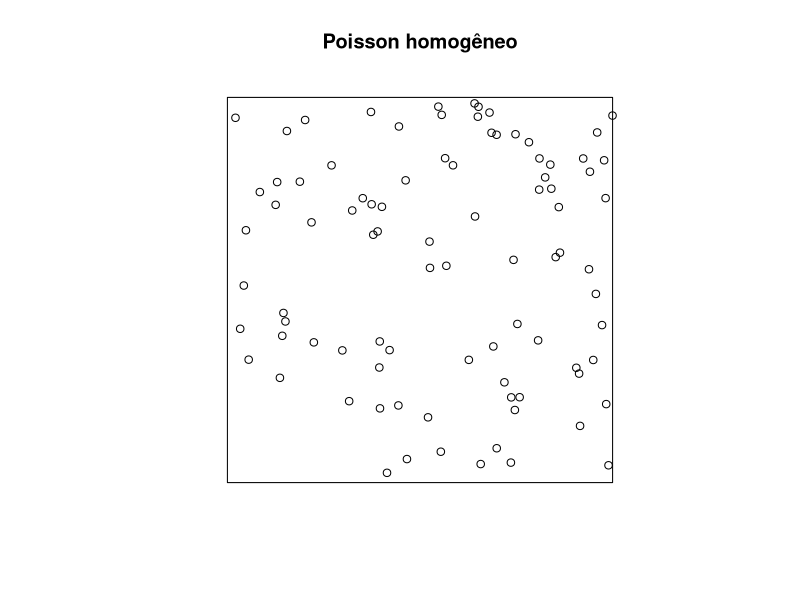
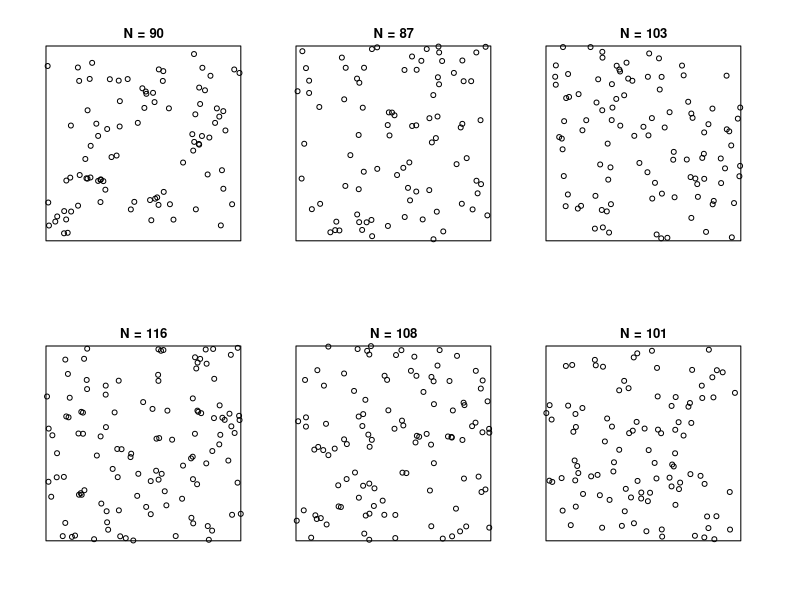
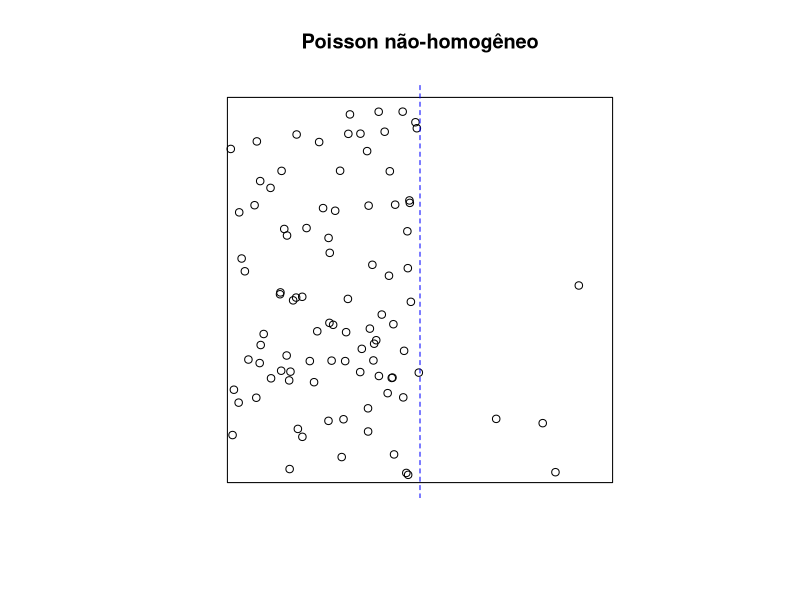
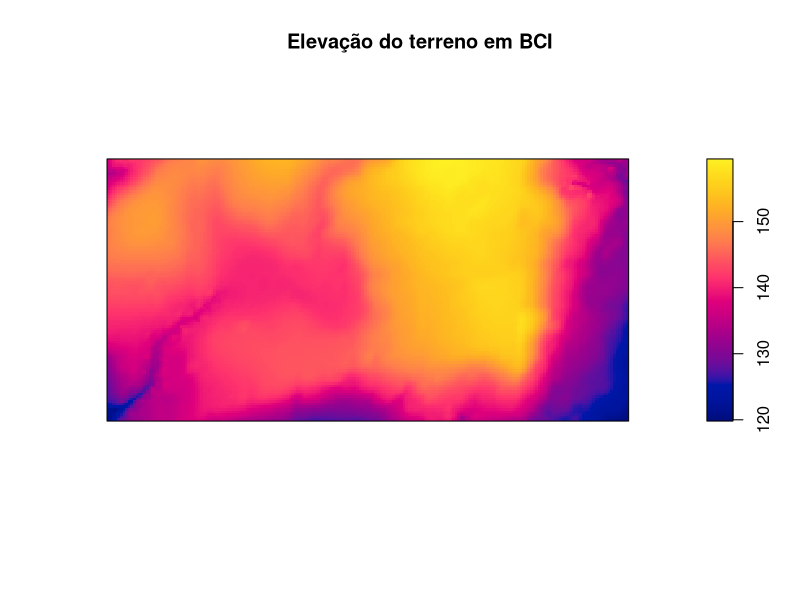
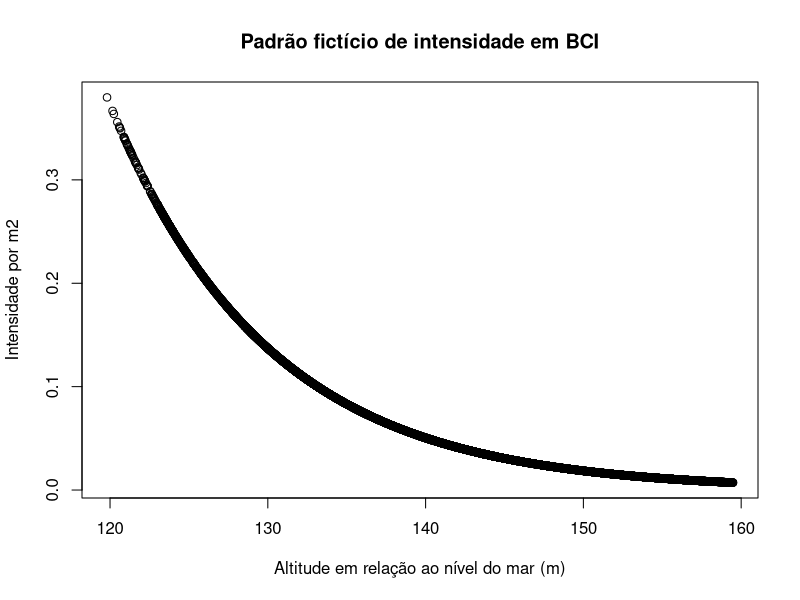
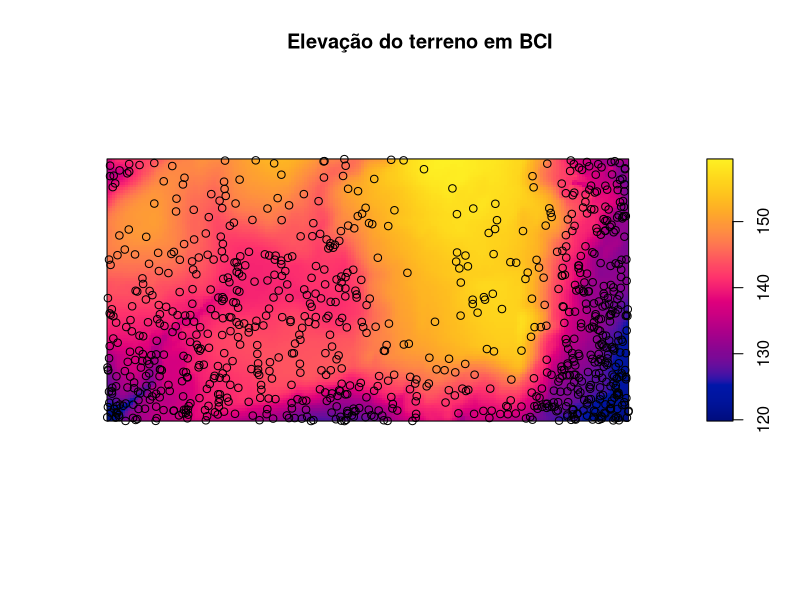
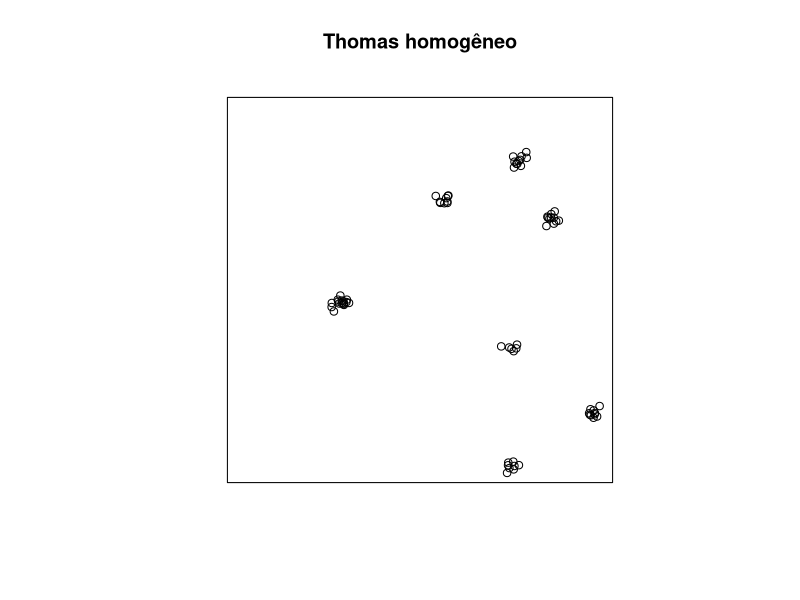
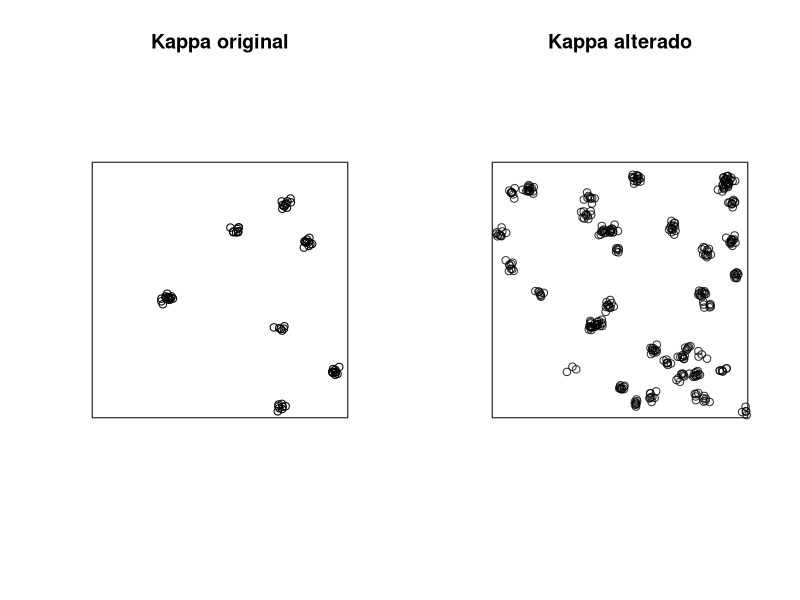

Source code (R) for these figures, in order:
## ---- chunk 1
library(knitr)
knitr::opts_chunk$set(echo = TRUE, eval = FALSE)
library(spatstat)
## descomente para gerar com todos os outputs
##knitr::opts_chunk$set(echo = TRUE, eval = TRUE)
## ---- chunk 2
library(spatstat)
## ---- chunk 3
## Gera o padrão de um processo PH, com intensidade = 100
PH <- rpoispp(lambda = 100, win = unit.square())
## Plota o padrão de pontos
plot(PH, main = "Poisson homogêneo")
## ---- chunk 4
## seis  simulações do modelo
set.seed(3)
HP1 <- rpoispp(lambda = 100, win = unit.square(), nsim = 6)
names(HP1) <- sapply(HP1, function(x) paste0("N = ", x$n))
plot(HP1, multiplot=TRUE, main = "")
## ---- chunk 5
## Aqui definimos uma função que descreve como a intensidade muda na área
## No caso, a intensidade muda de 180 para 20 a partir do valor da coordenada X = 0.5
padrao1 <- function(x,y) ifelse(test = x > 0.5, yes = 20, no = 180)
## Gera o padrão de pontos
IP <- rpoispp(lambda = padrao1, win = unit.square())
## Plota o gráfico
plot(IP, main = "Poisson não-homogêneo")
## Uma linha para marcar as duas regiões
abline(v = 0.5, lty =2 , col = "blue")
## ---- chunk 6
image(bei.extra$elev, main = "Elevação do terreno em BCI")
## ---- chunk 7
## Valores de intensidade em função da elevação na parcela
padrao2 <- exp(20 - bei.extra$elev/10)*5e-6
## ---- chunk 8
plot(bei.extra$elev$v, I(padrao2$v*25),
     main = "Padrão fictício de intensidade em BCI",
     xlab = "Altitude em relação ao nível do mar (m)",
     ylab = "Intensidade por m2")
## ---- chunk 9
## Gera padrão de pontos com a intensidade definida pelo padrão
bci.pp <- rpoispp(lambda = padrao2)
## Plota o mapa do terreno e os pontos
image(bei.extra$elev, main = "Elevação do terreno em BCI")
points(bci.pp)
## ---- chunk 10
TH <- rThomas(kappa = 10, scale = 0.01, mu = 10, win = unit.square())
plot(TH, main = "Thomas homogêneo")
## ---- chunk 11
## Nova simulacao com kappa = 20
TH2 <- rThomas(kappa = 30, scale = 0.01, mu = 10, win = unit.square())
## Plota o grafico anterior junto com o grafico do novo padrao
par(mfrow=c(1,2)) ## abre janela para dois graficos juntos
plot(TH, main = "Kappa original")
plot(TH2, main = "Kappa alterado")
par(mfrow = c(1,1))
## ---- chunk 12
## Nova simulacao com scale = 0.03
TH3 <- rThomas(kappa = 10, scale = 0.03, mu = 10, win = unit.square())
## Plota o grafico anterior junto com o grafico do novo padrao
par(mfrow=c(1,2)) ## abre janela para dois graficos juntos
plot(TH, main = "scale original")
plot(TH3, main = "scale alterado")
par(mfrow = c(1,1))
## ---- chunk 13
## Cria o padrão de intensidade de agregados: duas zonas com intensidades 6 e 20
padrao3 <- function(x,y) ifelse(x > 0.5, 6, 20)
## Simula o processo de Thomas com intensidade igual ao padrão acima
IT <- rThomas(kappa = padrao3, scale = 0.01, mu = 10, win = unit.square())
## Plota os pontos e a linha que divide as duas zonas de intensidade
plot(IT)
abline(v = 0.5, lty =2 , col = "blue")
